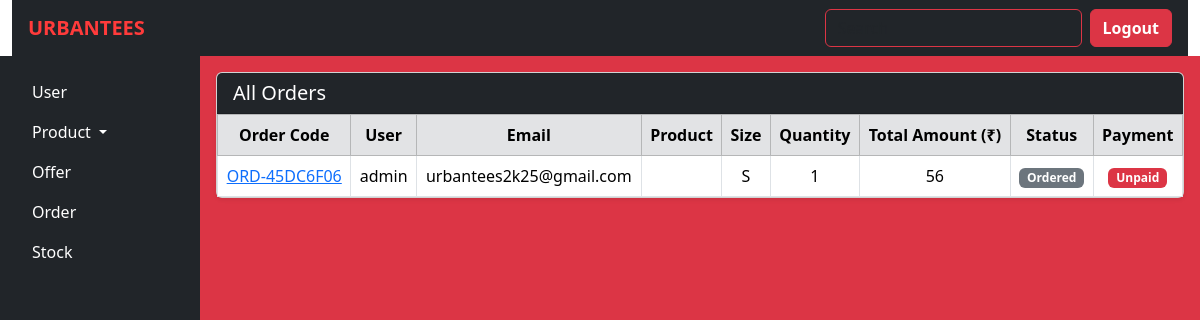
Screenshot of /orders/ with the database file from the repository.
### urban_tees_app/models.py (models this page shows, shortened)
class Order(models.Model):
    user = models.ForeignKey(
        'User',
        on_delete=models.CASCADE,
        related_name='orders'
    )
    product = models.ForeignKey(
        'Product',
        on_delete=models.SET_NULL,
        related_name='orders',
        null=True
    )
    SIZE = [
        ('small', 'Small'),
        ('medium', 'Medium'),
        ('large', 'Large'),
        ('extralarge', 'Extra Large'),
    ]
    size = models.CharField(max_length=10, choices=SIZE)
    quantity = models.IntegerField()
    user_image = models.ImageField(upload_to='uploads/', null=True, blank=True)
    user_text = models.CharField(max_length=255, null=True, blank=True)
    net_amount = models.IntegerField(null=True)
    total_amount = models.IntegerField(null=True)
    total_discount = models.IntegerField(null=True)
    order_code = models.CharField(max_length=50)
    PAYMENT_METHOD_CHOICES = [
        ('cash_on_delivery', 'Cash on Delivery'),
        ('online_payment', 'Online Payment'),
        ('card_payment', 'Card Payment'),
    ]
    payment_method = models.CharField(max_length=20, choices=PAYMENT_METHOD_CHOICES)
    PAYMENT_STATUS_CHOICES = [
        ('paid', 'Paid'),
        ('unpaid', 'Unpaid'),
    ]
    payment_status = models.CharField(max_length=10, choices=PAYMENT_STATUS_CHOICES)
    ORDER_STATUS_CHOICES = [
        ('pending', 'Pending'),
        ('processing', 'Processing'),
        ('shipped', 'Shipped'),
        ('delivered', 'Delivered'),
        ('cancelled', 'Cancelled'),
    ]
    order_status = models.CharField(max_length=15, choices=ORDER_STATUS_CHOICES)

class User(AbstractUser):
    ROLES = [
    ('user', 'User'),
    ('admin', 'Admin'),
        ]
    GENDER=[
        ('male','Male'),
        ('female','Female'),
        ('other','Other')
    ]
    user_name = models.CharField(max_length=150, unique=True)
    email=models.EmailField("Email", max_length=254,unique=True)
    phone=models.CharField("Phone", max_length=255)
    gender=models.CharField(max_length=10, choices=GENDER)
    address=models.CharField(max_length=255)
    place=models.CharField(max_length=255)
    city=models.CharField(max_length=255)
    pincode=models.CharField(max_length=6)
    role=models.CharField(max_length=10, choices=ROLES)
    password=models.CharField(max_length=8)
    ACTIVITY=[
        ('unblock','Unblock'),
        ('block','Block')
    ]
    activity=models.CharField(max_length=255,choices=ACTIVITY)
    objects=CustomUserManager()
    USERNAME_FIELD = 'email'
    REQUIRED_FIELDS=['user_name','password']

### urban_tees_app/views.py (the view)
# urls.py: path('orders/', views.admin_orderlist, name='admin_orderlist'),
def admin_orderlist(request):
    orders = Order.objects.select_related('user', 'product').all().order_by('-id')
    context = {
        'orders': orders
    }
    return render(request, 'admin_orderlist.html', context)

### urban_tees_app/templates/admin_orderlist.html
{% extends 'admin_layout.html' %}
{% load static %}
{% load price_details %}
{% block content %}
<div class="col bg-danger text-white p-3">
    {% if orders %}
    <div class="card shadow-sm">
        <div class="card-header bg-dark text-white">
            <h5 class="mb-0">All Orders</h5>
        </div>
        <div class="card-body p-0">
            <table class="table table-bordered table-hover align-middle text-center mb-0">
                <thead class="table-secondary">
                    <tr>
                        <th>Order Code</th>
                        <th>User</th>
                        <th>Email</th>
                        <th>Product</th>
                        <th>Size</th>
                        <th>Quantity</th>
                        <th>Total Amount (₹)</th>
                        <th>Status</th>
                        <th>Payment</th>
                    </tr>
                </thead>
                <tbody>
                    {% for order in orders %}
                    <tr>
                        <td>
                            <a href="{% url 'admin_order_page' order.id %}">
                                {{ order.order_code }}
                            </a>
                        </td>
                        <td>{{ order.user.user_name }}</td>
                        <td>{{ order.user.email }}</td>
                        <td>{{ order.product.item_name }}</td>
                        <td>{{ order.get_size_display }}</td>
                        <td>{{ order.quantity }}</td>
                        <td>{{ order.total_amount|default:"0" }}</td>
                        <td>
                            <span class="badge
                                        {% if order.order_status == 'delivered' %} bg-success
                                        {% elif order.order_status == 'pending' %} bg-warning
                                        {% elif order.order_status == 'cancelled' %} bg-danger
                                        {% else %} bg-secondary {% endif %}">
                                {{ order.order_status|title }}
                            </span>
                        </td>
                        <td>
                            <span class="badge
                                        {% if order.payment_status == 'paid' %} bg-success
                                        {% else %} bg-danger {% endif %}">
                                {{ order.payment_status|title }}
                            </span>
                        </td>
                    </tr>
                    {% endfor %}
                </tbody>
            </table>
        </div>
    </div>
    {% else %}
    <div class="alert alert-info text-center">
        No orders have been placed yet.
    </div>
    {% endif %}
</div>
{% endblock %}

### rows the page displays
Order: order_code "ORD-45DC6F06", user.user_name "admin", user.email "urbantees2k25@gmail.com", size "S", quantity "1", total_amount "56", order_status "Ordered", payment_status "Unpaid"
